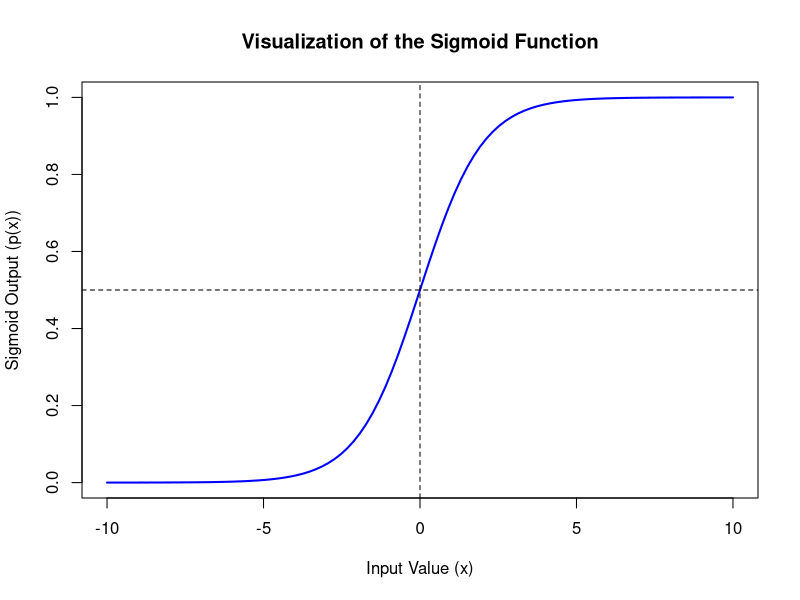
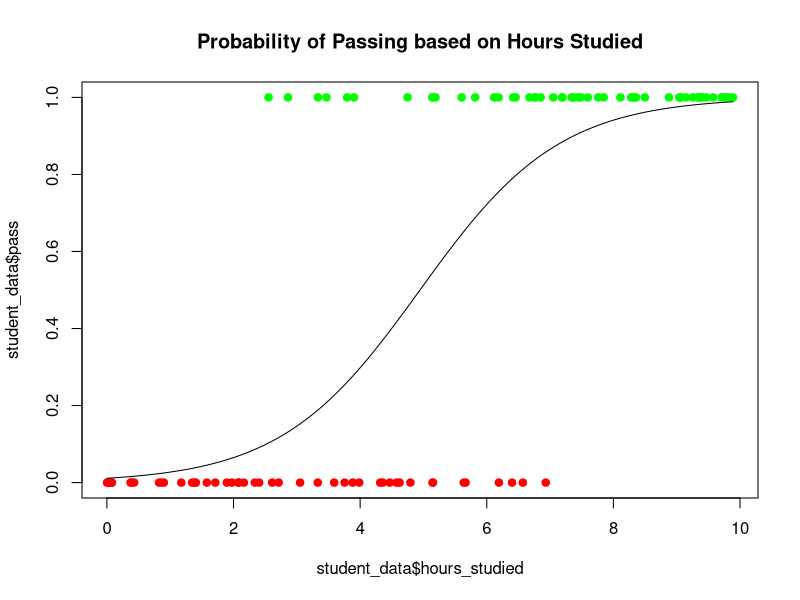

These charts were generated, in order, by the following R code:
## ---- chunk 1
knitr::opts_chunk$set(warning = FALSE, message = FALSE) 
## ---- chunk 2
# Generate values for the input
x_values <- seq(-10, 10, length.out = 100)

# Calculate the sigmoid function values
sigmoid_values <- 1 / (1 + exp(-x_values))

# Create the plot
plot(x_values, sigmoid_values, type = 'l', col = 'blue', lwd = 2, 
     main = "Visualization of the Sigmoid Function",
     xlab = "Input Value (x)", ylab = "Sigmoid Output (p(x))",
     ylim = c(0, 1))

# Add lines to indicate the midpoint transition
abline(h = 0.5, v = 0, col = 'black', lty = 2)
## ---- chunk 3
# Simulating some data
set.seed(42)
hours_studied <- runif(100, 0, 10)  # Randomly generate hours studied between 0 and 10
pass <- ifelse(hours_studied + rnorm(100, sd = 2) > 5, 1, 0)  # Pass if studied hours + noise > 5

# Create a data frame
student_data <- data.frame(hours_studied, pass)
## ---- chunk 4
# Fitting the model
logit_model <- glm(pass ~ hours_studied, family = binomial(link = "logit"), data = student_data)

# Summarizing the model
summary(logit_model)
## ---- chunk 5
# Plotting the fitted probabilities
plot(student_data$hours_studied, student_data$pass, col = ifelse(student_data$pass == 1, "green", "red"), pch = 19, main = "Probability of Passing based on Hours Studied")
curve(predict(logit_model, data.frame(hours_studied = x), type = "response"), add = TRUE)
